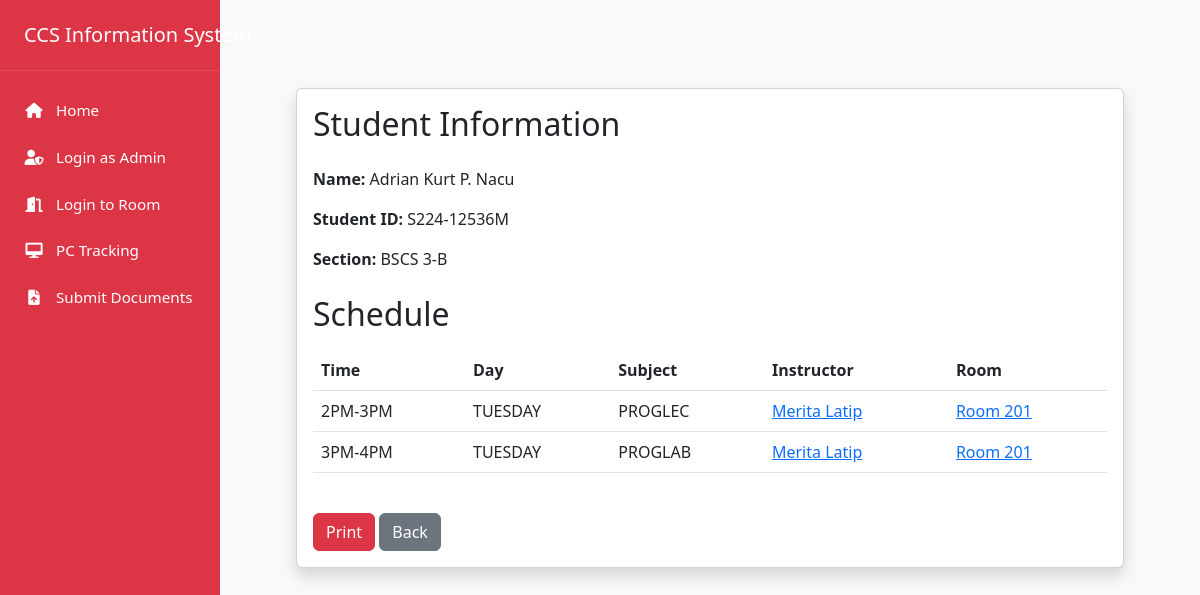
Screenshot of /student/1 with the database file from the repository.
### app/models.py (models this page shows)
class Student(db.Model):
    id = db.Column(db.Integer, primary_key=True)
    student_number = db.Column(db.String(20), unique=True, nullable=False)
    name = db.Column(db.String(100), nullable=False)
    course = db.Column(db.String(50))
    year_level = db.Column(db.Integer)
    section_id = db.Column(db.Integer, db.ForeignKey('section.id'))

class Section(db.Model):
    id = db.Column(db.Integer, primary_key=True)
    section_name = db.Column(db.String(20), unique=True, nullable=False)
    course = db.Column(db.String(50))
    year_level = db.Column(db.String(20))
    students = db.relationship('Student', backref='section', lazy=True)
    schedules = db.relationship('Schedule', backref='section', lazy=True)

class Schedule(db.Model):
    id = db.Column(db.Integer, primary_key=True)
    time = db.Column(db.String(50))
    day = db.Column(db.String(20))
    subject = db.Column(db.String(50))
    section_id = db.Column(db.Integer, db.ForeignKey('section.id'))
    faculty_id = db.Column(db.Integer, db.ForeignKey('faculty.id'))
    room_id = db.Column(db.Integer, db.ForeignKey('room.id'))

class Faculty(db.Model):
    id = db.Column(db.Integer, primary_key=True)
    faculty_id = db.Column(db.String(20), unique=True, nullable=False)
    name = db.Column(db.String(100), nullable=False)
    department = db.Column(db.String(50))
    schedules = db.relationship('Schedule', backref='faculty', lazy=True)

class Room(db.Model):
    id = db.Column(db.Integer, primary_key=True)
    room_name = db.Column(db.String(20), unique=True, nullable=False)
    schedules = db.relationship('Schedule', backref='room', lazy=True)

### app/routes.py (the view)
@app.route('/student/<int:student_id>')
def student_profile(student_id):
    student = Student.query.get_or_404(student_id)
    schedules = Schedule.query.filter_by(section_id=student.section_id).all()
    return render_template('student_profile.html', student=student, schedules=schedules)

### templates/student_profile.html
{% extends "base.html" %}
{% block content %}
<div class="container">
    <div class="card shadow">
        <div class="card-body">
            <h2>Student Information</h2>
            <div class="student-info mt-4">
                <p><strong>Name:</strong> {{ student.name }}</p>
                <p><strong>Student ID:</strong> {{ student.student_number }}</p>
                <p><strong>Section:</strong> BSCS {{ student.section.section_name if student.section else 'Not Assigned' }}</p>
            </div>            <h2 class="mt-4 mb-3">Schedule</h2>
            <div class="table-responsive">
                <table class="table">
                    <thead>
                        <tr>
                            <th>Time</th>
                            <th>Day</th>
                            <th>Subject</th>
                            <th>Instructor</th>
                            <th>Room</th>
                        </tr>
                    </thead>
                    <tbody>
                        {% for schedule in schedules %}
                        <tr>
                            <td>{{ schedule.time }}</td>
                            <td>{{ schedule.day }}</td>
                            <td>{{ schedule.subject }}</td>
                            <td><a href="{{ url_for('faculty_profile', faculty_id=schedule.faculty.id) }}" class="text-primary">{{ schedule.faculty.name }}</a></td>
                            <td><a href="#" class="text-primary">{{ schedule.room.room_name }}</a></td>
                        </tr>
                        {% endfor %}
                    </tbody>
                </table>
            </div>
            <div class="mt-4">
                <button class="btn btn-danger" onclick="window.print()">Print</button>
                <a href="{{ url_for('student_list') }}" class="btn btn-secondary">Back</a>
            </div>
        </div>
    </div>
</div>
{% endblock %}

### templates/base.html (shortened to what this page needs)
<!DOCTYPE html>
<html lang="en">
<head>
    <link href="https://cdn.jsdelivr.net/npm/bootstrap@5.3.0/dist/css/bootstrap.min.css" rel="stylesheet">
    <link href="https://cdnjs.cloudflare.com/ajax/libs/font-awesome/6.0.0/css/all.min.css" rel="stylesheet">
    <link rel="stylesheet" href="{{ url_for('static', filename='css/style.css') }}">
</head>
<body>
    <nav id="sidebar">
        <div class="navbar-brand">
            CCS Information System
        </div>
        <ul class="nav flex-column">
            <li class="nav-item">
                <a class="nav-link" href="/"><i class="fas fa-home me-2"></i> Home</a>
            </li>
            <li class="nav-item">
                <a class="nav-link" href="{{ url_for('admin_login') }}"><i class="fas fa-user-shield me-2"></i> Login as Admin</a>
            </li>
            <li class="nav-item">
                <a class="nav-link" href="{{ url_for('room_login') }}"><i class="fas fa-door-open me-2"></i> Login to Room</a>
            </li>
            <li class="nav-item">
                <a class="nav-link" href="{{ url_for('pc_tracking') }}"><i class="fas fa-desktop me-2"></i> PC Tracking</a>
            </li>
            <li class="nav-item">
                <a class="nav-link" href="{{ url_for('submit_documents') }}"><i class="fas fa-file-upload me-2"></i> Submit Documents</a>
            </li>
        </ul>
    </nav>
    <div class="main-content">
        <div class="container-fluid mt-4">
            {% block content %}{% endblock %}
        </div>
    </div>
</body>
</html>

### static/css/style.css (style rules this page uses)
.container { max-width: 1200px; margin: 0 auto; padding: 2rem; }
#sidebar { width: 220px; height: 100vh; background-color: #dc3545; position: fixed; left: 0; top: 0; padding: 0; z-index: 1000; }
.navbar-brand { color: white !important; font-size: 1.25rem; font-weight: 500; padding: 1.25rem 1.5rem; margin: 0; border-bottom: 1px solid rgba(255, 255, 255, 0.1); width: 100%; display: block; text-decoration: none; }
#sidebar .nav { padding-top: 1rem; }
#sidebar .nav-link { color: white !important; padding: 0.75rem 1.5rem; transition: all 0.3s; font-size: 0.95rem; text-decoration: none; display: block; border-radius: 0; }
#sidebar .nav-link i { width: 20px; text-align: center; margin-right: 8px; }
.main-content { margin-left: 220px; padding: 2rem; min-height: 100vh; background: #f8f9fa; }

### rows the page displays
Student: name "Adrian Kurt P. Nacu", student_number "S224-12536M"
Section: section "3-B"
Schedule: time "2PM-3PM", day "TUESDAY", subject "PROGLEC", faculty.name "Merita Latip", room.room_name "Room 201"
Schedule: time "3PM-4PM", day "TUESDAY", subject "PROGLAB", faculty.name "Merita Latip", room.room_name "Room 201"
